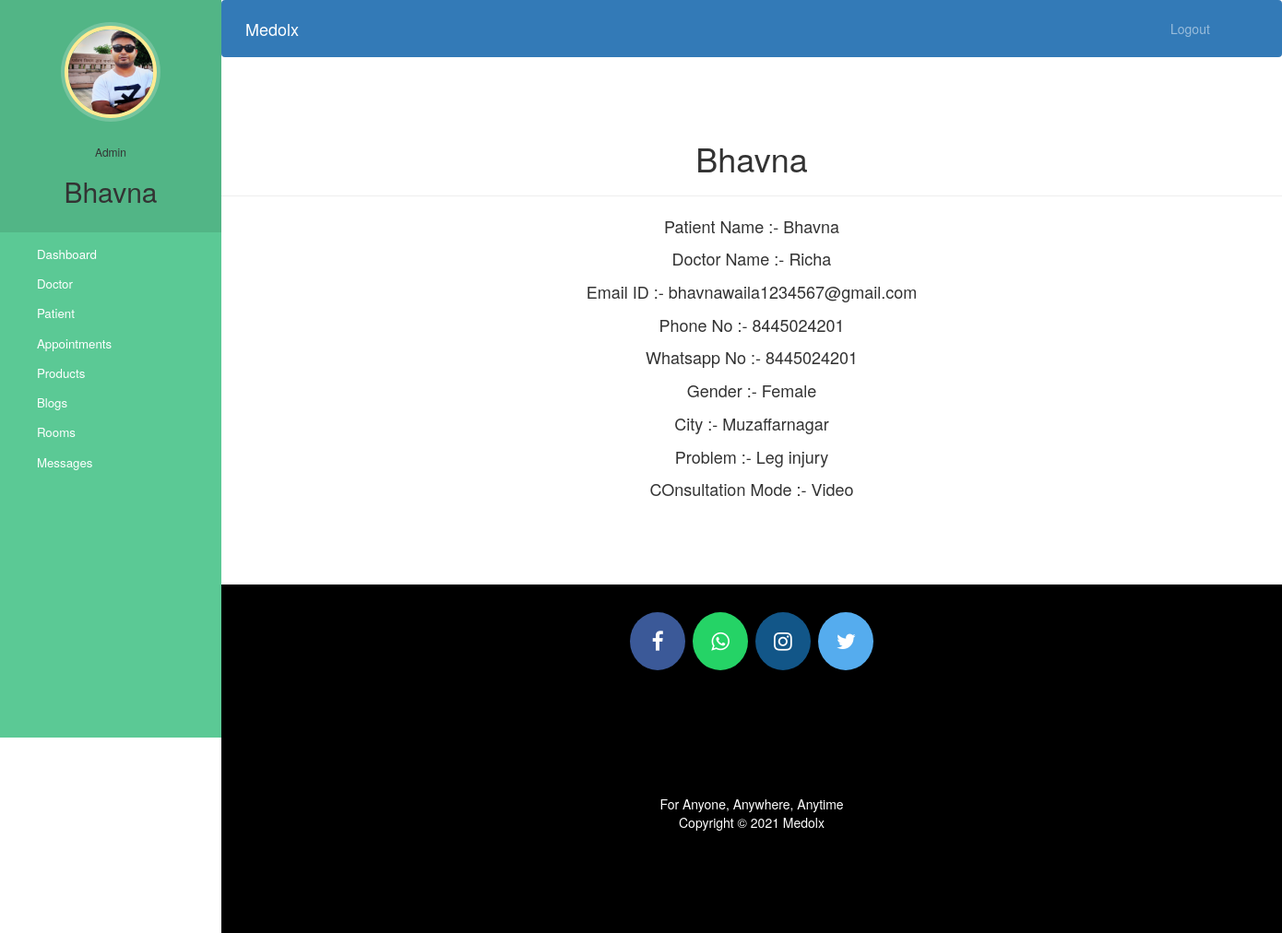
Page /admin_view_appointment/1 (signed in) on the committed database.
### medolx/models.py (models this page shows, shortened)
class Appointment(models.Model):
    patientId=models.PositiveIntegerField(null=True)
    doctorId=models.PositiveIntegerField(null=True)
    patient_name = models.CharField(max_length=40, null=True)
    doctor_name = models.CharField(max_length=40, null=True)
    email = models.CharField(max_length=40, null=True)
    phone_no = models.CharField(max_length=10, null=False)
    whatsapp_no = models.CharField(max_length=10, null=True)
    gender = (
        ('Male', 'Male'),
        ('Female', 'Female'),
    )
    gender = models.CharField(max_length=7, choices=gender)
    city = models.CharField(max_length=40, null=False)
    problems = models.CharField(max_length=200, null=False)
    consultation_mode = (
        ('Audio', 'Audio'),
        ('Video', 'Video'),
        ('Chat', 'Chat'),
    )
    consultation_mode = models.CharField(max_length=7, choices=consultation_mode, null=False)
    date = models.DateField(null=True)
    time = models.TimeField(null=True)
    tracker = (
        ('Consult', 'Consult'),
        ('Follow_Up', 'Follow Up'),
        ('Complete', 'Complete')
    )
    tracker = models.CharField(max_length=12, choices=tracker, default='Consult')
    status=models.BooleanField(default=False)

### medolx/views.py (the view)
# urls.py: path('admin_view_appointment/<int:pk>', views.admin_view_appointment, name="admin_view_appointment"),
@user_passes_test(lambda u: u.is_superuser)
def admin_view_appointment(request,pk):
    appointment=models.Appointment.objects.get(id=pk)
    return render(request,'admin_view_appointment.html', {'appointment':appointment})

### templates/admin_view_appointment.html (shortened to what this page needs)
{% extends 'admin_base.html' %}
{% block content %}
{%load static%}
<head>
    <link href="//netdna.bootstrapcdn.com/bootstrap/3.0.0/css/bootstrap.min.css" rel="stylesheet" id="bootstrap-css">
  </head>
<h1 class="text-center mt-5">{{appointment.patient_name}}</h1><hr>
<div class="patient_info">
    <p>Patient Name :- {{appointment.patient_name}}</p>
    <p>Doctor Name :- {{appointment.doctor_name}}</p>
    <p>Email ID :- {{appointment.email}}</p>
    <p>Phone No :- {{appointment.phone_no}}</p>
    <p>Whatsapp No :- {{appointment.whatsapp_no}}</p>
    <p>Gender :- {{appointment.gender}}</p>
    <p>City :- {{appointment.city}}</p>
    <p>Problem :- {{appointment.problems}}</p>
    <p>COnsultation Mode :- {{appointment.consultation_mode}}</p>
</div>
{% endblock content %}

### templates/admin_base.html (shortened to what this page needs)
<!DOCTYPE html>
{% load static %}
<html lang="en">
<head>
  <link rel="stylesheet" href="https://stackpath.bootstrapcdn.com/bootstrap/4.3.1/css/bootstrap.min.css">
  <link rel="stylesheet" href="https://maxcdn.bootstrapcdn.com/font-awesome/4.7.0/css/font-awesome.min.css">
  <link rel="stylesheet" href="{% static '/style.css' %}">
</head>
<body>
  <nav class="menu" tabindex="0">
    <header class="avatar">
      <img src="{% static "images/doctorbhaiya.jpg" %}" />
      <br><br>
      <h6>Admin</h6>
      <h2>{{request.user.username}}</h2>
    </header>
    <ul>
      <li tabindex="0" class="icon-dashboard"> <a style="color:white; text-decoration:none;" href="/admin_dashboard"><span>Dashboard</span></a> </li>
      <li tabindex="0" class="icon-customers"> <a style="color:white; text-decoration:none;" href="/admin_doctor"><span>Doctor</span></a></li>
      <li tabindex="0" class="icon-users"> <a style="color:white; text-decoration:none;" href="/admin_patient"><span>Patient</span></a></li>
      <li tabindex="0" class="icon-calendar"> <a style="color:white; text-decoration:none;" href="/admin_view_appointments"><span>Appointments</span></a></li>
      <li tabindex="0" class="icon-customers"> <a style="color:white; text-decoration:none;" href="/admin_view_product"><span>Products</span></a></li>
      <li tabindex="0" class="icon-calendar"> <a style="color:white; text-decoration:none;" href="/admin_view_blog"><span>Blogs</span></a></li>
      <li tabindex="0" class="icon-calendar"> <a style="color:white; text-decoration:none;" href="/admin_view_room"><span>Rooms</span></a></li>
      <li tabindex="0" class="icon-calendar"> <a style="color:white; text-decoration:none;" href="/admin_view_message"><span>Messages</span></a></li>
    </ul>
  </nav>
  <main>
    <div class="bs-example">
      <nav class="navbar navbar-expand-md  navbar-dark fixed-top" style="background:#337AB7;">
        <a href="/admin_dashboard" class="navbar-brand">Medolx</a>
        <div class="collapse navbar-collapse justify-content-between" id="navbarCollapse">
          <div class="navbar-nav" style=" margin-left: 90%;">
            <a href="logout" class="nav-item nav-link">Logout</a>
          </div>
        </div>
      </nav>
    </div>
    <br><br>
    {% block content %}
    {% endblock content %}
    <br><br><br><br>
    <footer>
      <p>
        <a id="ftr" href="https://facebook.com/sumit.luv/" class="fa fa-facebook"></a>
        <a id="ftr" href="https://api.whatsapp.com/send?phone=919572181024&text=Hello%20Sumit.%0d%0aHow%20are%20you%20%3f%0d%0aI%20came%20from%20your%20website.&source=&data=#" class="fa fa-whatsapp"></a>
        <a id="ftr" href="https://instagram.com/sumit.luv" class="fa fa-instagram"></a>
        <a id="ftr" href="https://twitter.com/sumitkumar1503" class="fa fa-twitter"></a>
      </p>
      <br>
      <div class="container">
        <div class="row">
          <div class="col-md-12 col-sm-12">
            <div style="color:#ffffff;" class="wow fadeInUp footer-copyright">
              <p>For Anyone, Anywhere, Anytime<br>
                Copyright &copy; 2021 Medolx </p>
            </div>
          </div>
        </div>
      </div>
    </footer>
  </main>
</body>
</html>

### static/css/style.css (style rules this page uses)
* { padding: 0; margin: 0; text-decoration: none; list-style: none; box-sizing: border-box; }
a { text-decoration: none !important; }
h1,h2,h3,h4,h5,h6 { color:hsl(0, 0%, 30%); }

### templates/admin_base.html (style rules this page uses)
body { overflow-x: hidden; }
a:link { text-decoration: none; }
a { color: white; }
footer { padding: 0px 0px 0px 0px; background-color: black; margin: 0px; }
#ftr { padding: 20px; }
.fa { font-size: 23px; width: 60px; text-align: center; text-decoration: none; margin: 5px 2px; border-radius: 50%; }
.fa-facebook { background: #3B5998; color: white; margin-top: 30px; }
.fa-whatsapp { background: #25d366; color: white; }
.fa-twitter { background: #55ACEE; color: white; }
.fa-instagram { background: #125688; color: white; }
p { text-align: center; }
body { padding-left: 240px; }
main { position: relative; height: 100vh; }
.menu { background: #5bc995; height: 100vh; width: 240px; position: fixed; top: 0px; left: 0; z-index: 5; outline: none; }
.menu .avatar { background: rgba(0, 0, 0, 0.1); padding: 2em 0.5em; text-align: center; }
.menu .avatar img { width: 100px; border-radius: 50%; overflow: hidden; border: 4px solid #ffea92; box-shadow: 0 0 0 4px rgba(255, 255, 255, 0.2); }
.menu .avatar h2 { font-weight: normal; margin-bottom: 0; }
.menu ul { list-style: none; padding: 0.5em 0; margin: 0; }
.menu ul li { padding: 0.5em 1em 0.5em 3em; font-size: 0.95em; font-weight: regular; background-repeat: no-repeat; background-position: left 15px center; background-size: auto 20px; transition: all 0.15s linear; cursor: pointer; }
.menu ul li.icon-dashboard { background-image: url("http://www.entypo.com/images//gauge.svg"); }
.menu ul li.icon-customers { background-image: url("http://www.entypo.com/images//briefcase.svg"); }
.menu ul li.icon-users { background-image: url("http://www.entypo.com/images//users.svg"); }
.menu ul li.icon-calendar { background-image: url("http://www.entypo.com/images//calendar.svg"); }

### templates/admin_view_appointment.html (style rules this page uses)
a:link { text-decoration: none; }
h6 { text-align: center; }
.row { margin: 100px; }
.patient_info { font-size: large; }

### rows in the picture
Appointment: patient_name "Bhavna", doctor_name "Richa", email "bhavnawaila1234567@gmail.com", phone_no "8445024201", whatsapp_no "8445024201", gender "Female", city "Muzaffarnagar", problems "Leg injury", consultation_mode "Video"

### other values in the picture
{{ request.user.username }} "Bhavna"
